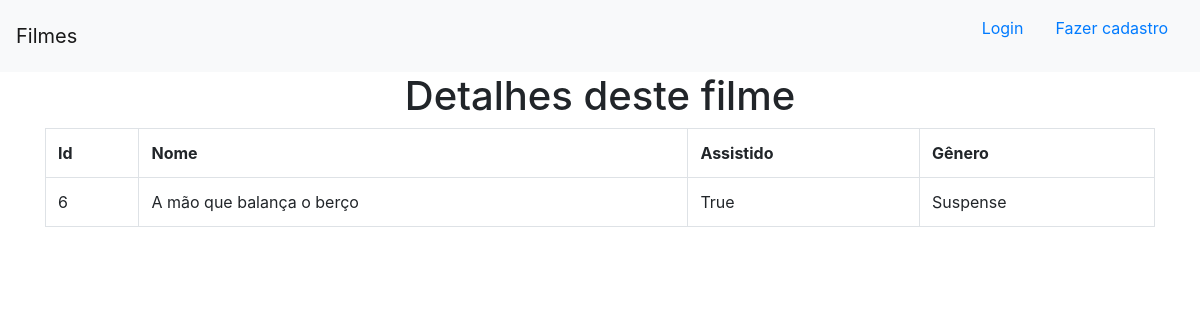
Page /6 on the committed database.
### meus_filmes/models.py (models this page shows)
class Filme(models.Model):
    filme = models.TextField(max_length=255)
    assistido = models.BooleanField(default=False)
    genero = models.TextField(max_length=255)

### meus_filmes/views.py (the view)
# urls.py: path('<int:id_filme>',views.detalhe,name='detalhe'),
def detalhe(request,id_filme):
    dados = {
        'dados': Filme.objects.get(pk=id_filme)
    }
    return render(request,'filmes/detalhe.html',dados)

### meus_filmes/templates/filmes/detalhe.html
{% extends 'filmes/base.html' %}
{% block conteudo %}
<h1  style="text-align:center;">Detalhes deste filme</h1>
<div class="container">
    <table class = "table table-hover table table-bordered" >
        <tr>
            <th>Id</th>
            <th>Nome</th>
            <th>Assistido</th>
            <th>Gênero</th>
        </tr>
        <tr>
            <td>{{dados.id}}</td>
            <td>{{dados.filme}}</td>
            <td>{{dados.assistido}}</td>
            <td>{{dados.genero}}</td>
        </tr>
    </table>
</div>
{% endblock %}

### rows in the picture
Filme: id "6", filme "A mão que balança o berço", assistido "True", genero "Suspense"
